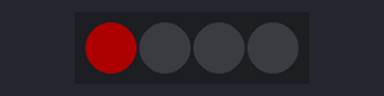
Recording of a sketch running on a simulated Arduino Uno, built with avr-gcc and run on an emulated ATmega328P. Shown: 4 RGB LEDs in strip order, left to right. Dim RGB values are drawn brighter than linear.

Above: at 0.12 s.
At 1.87 s:
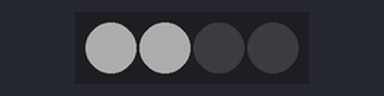
At 3.8 s:
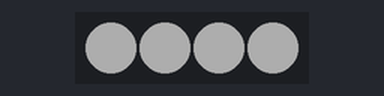
At 17.19 s:
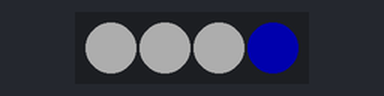
At 28.5 s:
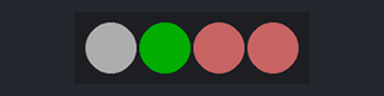
At 39.94 s:
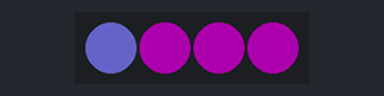
Timing chart, 0 to 40.0 s (numbered marks = the images above):
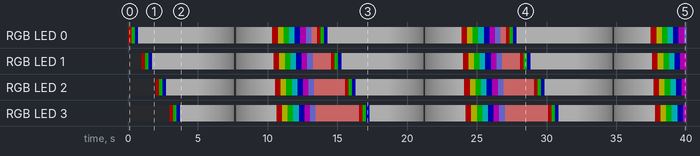

The sketch:

Episode_12.ino
```cpp
#include <Adafruit_NeoPixel.h>


#define LED_PIN     4               // which digital pin is the string connected to?
#define LED_COUNT   4               // how many LEDs in the string?
#define BRIGHTNESS  50              // Set BRIGHTNESS to about 1/5 (max = 255)
Adafruit_NeoPixel strip(LED_COUNT, LED_PIN, NEO_GRBW + NEO_KHZ800);

void setup()
{
  // LED setup
  strip.begin();                    // initialisation
  strip.show();                     // update the string, turns all off by default
  strip.setBrightness(BRIGHTNESS);  // set the global brightness

}


void loop()
{
  for (uint8_t i = 0; i < 4; i++)
  {
    strip.setPixelColor(i, strip.Color(255,0,0,0)); strip.show(); delay(250);   // red
    strip.setPixelColor(i, strip.Color(0,255,0,0)); strip.show(); delay(250);   // green
    strip.setPixelColor(i, strip.Color(0,0,255,0)); strip.show(); delay(250);   // blue
    strip.setPixelColor(i, strip.Color(0,0,0,255)); strip.show(); delay(250);   // white
  }

  delay(1000);

  for (uint8_t V = 255; V > 0; V--)
  {
    strip.setPixelColor(0,strip.Color(0,0,0,V));
    strip.setPixelColor(1,strip.Color(0,0,0,V));
    strip.setPixelColor(2,strip.Color(0,0,0,V));
    strip.setPixelColor(3,strip.Color(0,0,0,V));

    strip.show();
    delay(10);
  }

  for (uint8_t V = 0; V < 255; V++)
  {
    strip.setPixelColor(0,strip.Color(0,0,0,V));
    strip.setPixelColor(1,strip.Color(0,0,0,V));
    strip.setPixelColor(2,strip.Color(0,0,0,V));
    strip.setPixelColor(3,strip.Color(0,0,0,V));

    strip.show();
    delay(10);
  }

  colourWipe(strip.Color(255,0,0,0), 100);    // red
  colourWipe(strip.Color(255,255,0,0), 100);
  colourWipe(strip.Color(0,255,0,0), 100);
  colourWipe(strip.Color(0,255,255,0), 100);
  colourWipe(strip.Color(0,0,255,0), 100);
  colourWipe(strip.Color(255,0,255,0), 100);
  colourWipe(strip.Color(0,0,255,255), 100);
  colourWipe(strip.Color(255,0,0,255), 100);

}


void colourWipe(uint32_t colour, int wait)
{
  for (uint8_t i = 0; i < LED_COUNT; i++)
  {
    strip.setPixelColor(i, colour);
    strip.show();
    delay(wait);
  }
}
```

Measured:
- by itself, RGB LED 1: off → RGB(50, 0, 0) at 1.0 s, → RGB(0, 50, 0) 0.25 s later, → RGB(0, 0, 50) 0.25 s later, → RGB(50, 50, 50) 0.25 s later, … (334 changes in this stretch)
- by itself, RGB LED 2: off → RGB(50, 0, 0) at 2.0 s, → RGB(0, 50, 0) 0.25 s later, → RGB(0, 0, 50) 0.25 s later, → RGB(50, 50, 50) 0.25 s later, … (334 changes in this stretch)
